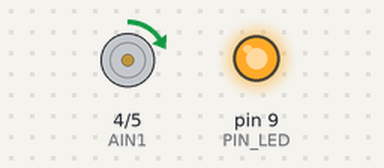
Recording of a sketch running on a simulated SparkFun Pro Micro, built with avr-gcc and run on an emulated ATmega32U4. Parts: motor-driver pin pairs drawn as motors (green arrow = first pin HIGH = forward, orange = second pin HIGH = backward, longer = more drive, scaled by the enable pin), output pins drawn as LEDs (lit = HIGH). What the sketch prints to the serial monitor is not drawn.

Above: at 0.1 s.
At 9.56 s:
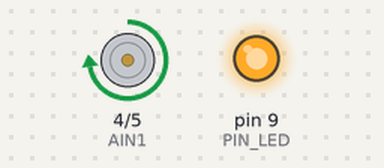
At 20.8 s:
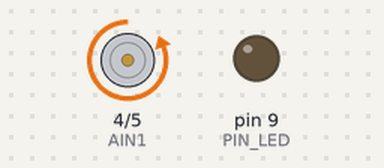
At 38.9 s:
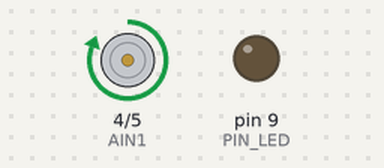
Timing chart, 0 to 40.0 s (numbered marks = the images above):
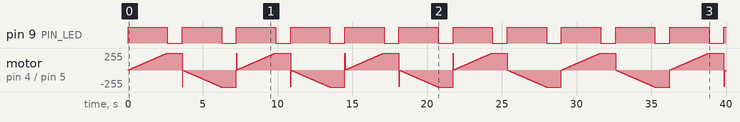

Measured:
- by itself, pin 9 (PIN_LED): alternates HIGH for 2.6 s and LOW for 1.0 s

The sketch:

LB6612FNG.ino
```cpp
#define PIN_LED 9

#define AIN1 4
#define AIN2 5
#define PWMA 10

int counter = 0;

void setup() {
  while (true) {
    if (Serial) break;
  }
  Serial.begin(115200);
  Serial.println("Start");
  pinMode(PIN_LED, OUTPUT);

  pinMode(AIN1, OUTPUT);
  pinMode(AIN2, OUTPUT);
  pinMode(PWMA, OUTPUT);

  digitalWrite(AIN1, LOW);
  digitalWrite(AIN2, LOW);

}

void loop() {
  int a;
  digitalWrite(AIN1, counter % 2 ? LOW : HIGH);
  digitalWrite(AIN2, counter % 2 ? HIGH : LOW);

  digitalWrite(PIN_LED, HIGH);

  for (a = 0; a < 0x100; a++) {
    Serial.println(a);
    analogWrite(PWMA, a);
    delay(10);
  }
  counter++;
  digitalWrite(PIN_LED, LOW);

  delay(1000);
  digitalWrite(AIN1, LOW);
  digitalWrite(AIN2, LOW);
}
```
